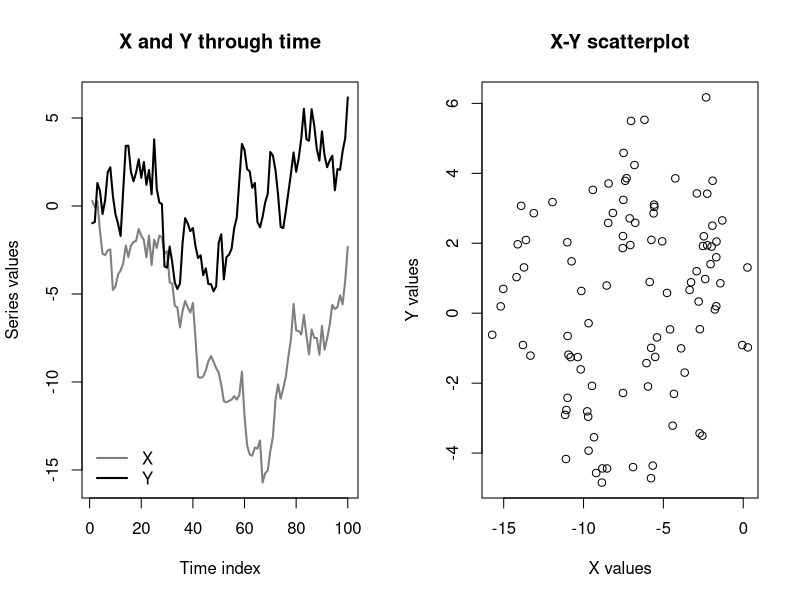
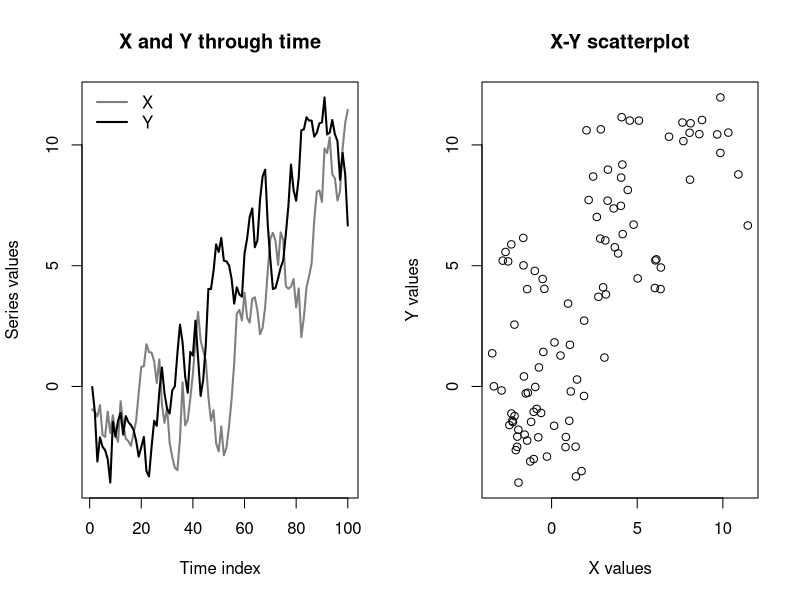
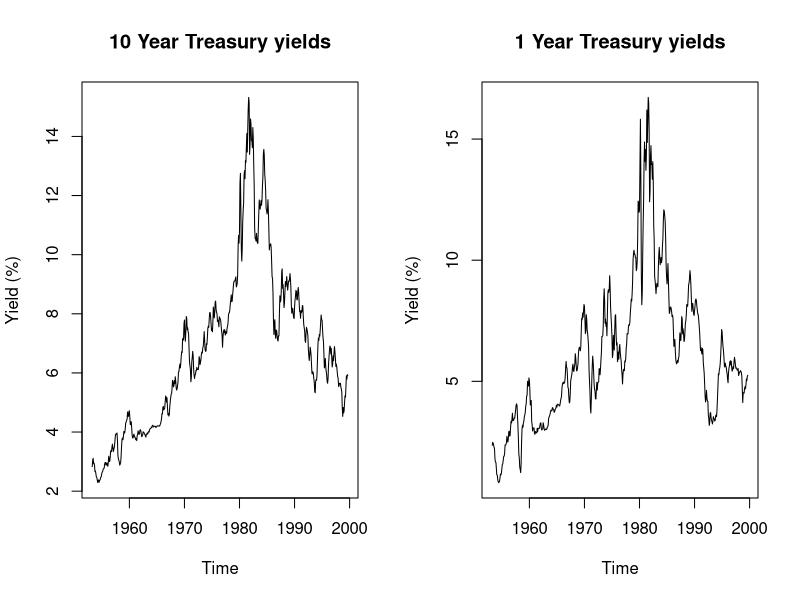
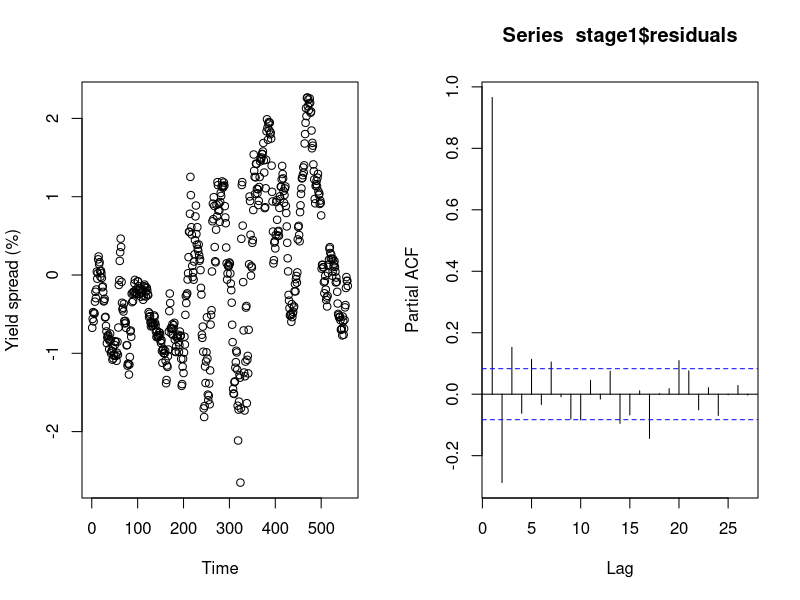

These figures' R source, in order:
## ---- chunk 1
#| output: false
library(tseries)
## ---- chunk 2
#| code-fold: true
#| fig-cap: Time series and cross-sectional plots of two nonstationary series

set.seed(0201)
x <- cumsum(rnorm(100))
y <- cumsum(rnorm(100)) + 0.5*x

par(mfcol=c(1,2))
matplot(1:100,cbind(x,y),type='l',col=c('#7f7f7f','#000000'),lwd=2,lty=1,
        xlab='Time index',ylab='Series values',main='X and Y through time')
legend(x='bottomleft',legend=c('X','Y'),lwd=2,col=c('#7f7f7f','#000000'),bty='n')
plot(x,y,main='X-Y scatterplot',xlab='X values',ylab='Y values')
## ---- chunk 3
#| code-fold: true
summary(lm(y~x))
## ---- chunk 4
#| code-fold: true
summary(lm(diff(y)~diff(x)))
## ---- chunk 5
#| code-fold: true
#| fig-cap: Time series and cross-sectional plots of two nonstationary series

set.seed(0203)
x <- cumsum(rnorm(100))
y <- cumsum(rnorm(100))

par(mfcol=c(1,2))
matplot(1:100,cbind(x,y),type='l',col=c('#7f7f7f','#000000'),lwd=2,lty=1,
        xlab='Time index',ylab='Series values',main='X and Y through time')
legend(x='topleft',legend=c('X','Y'),lwd=2,col=c('#7f7f7f','#000000'),bty='n')
plot(x,y,main='X-Y scatterplot',xlab='X values',ylab='Y values')
## ---- chunk 6
#| code-fold: true
summary(lm(y~x))
summary(lm(diff(y)~diff(x)))
## ---- chunk 7
#| code-fold: true
#| fig-cap: 'Two nonstationary series of monthly U.S. Treasury yields'
data(tcm)
par(mfcol=c(1,2))
plot(tcm10y,main='10 Year Treasury yields',ylab='Yield (%)')
plot(tcm1y,main='1 Year Treasury yields',ylab='Yield (%)')

print(paste0('10 Year yields stationary in level: ',
      suppressWarnings(adf.test(tcm10y)$p.value) < 0.05))
print(paste0('1 Year yields stationary in level: ',
      suppressWarnings(adf.test(tcm1y)$p.value) < 0.05))
print(paste0('10 Year yields stationary in differences: ',
      suppressWarnings(adf.test(diff(tcm10y))$p.value) < 0.05))
print(paste0('1 Year yields stationary in level: ',
      suppressWarnings(adf.test(diff(tcm1y))$p.value) < 0.05))

stage1 <- lm(tcm10y ~ tcm1y)
summary(stage1)
plot(stage1$residuals,ylab='Yield spread (%)',xlab='Time')
pacf(stage1$residuals)

print(paste0('Residual yields stationary in level: ',
      suppressWarnings(adf.test(stage1$residuals)$p.value) < 0.05))
